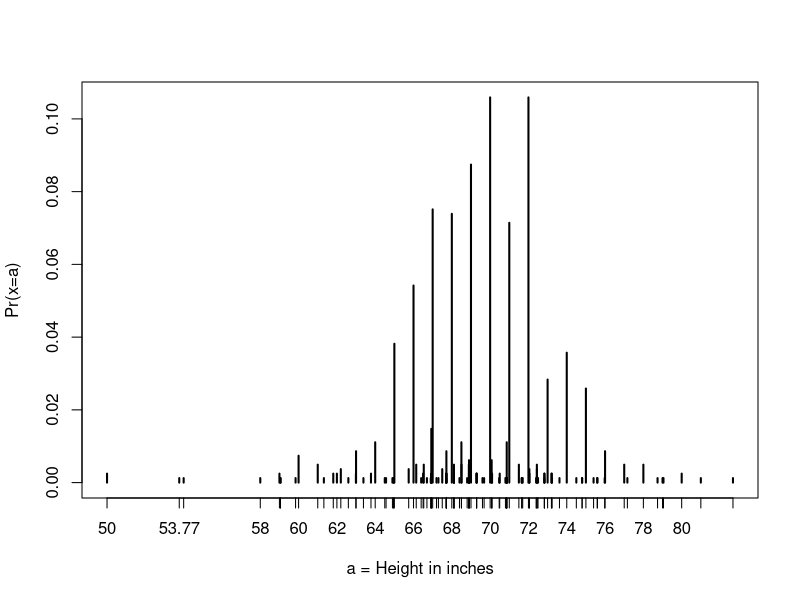
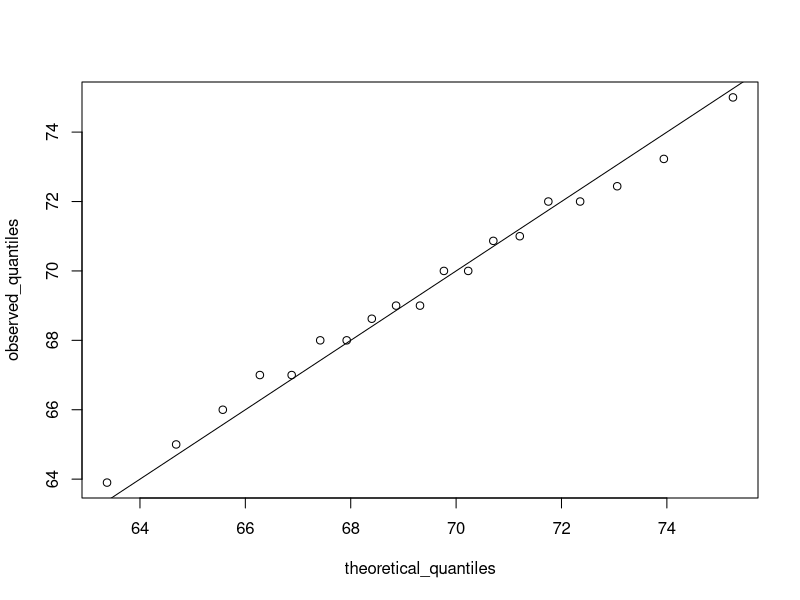
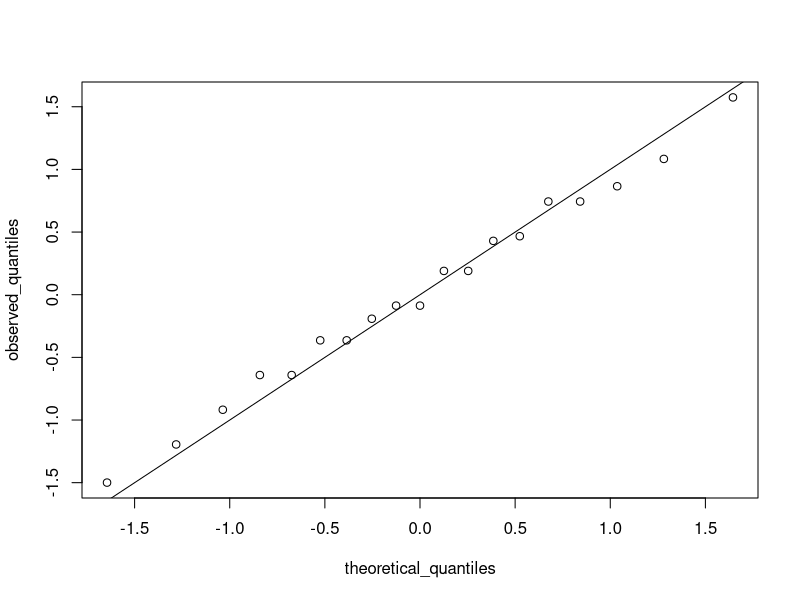

Write the R code that produced these figures, in order.
x<-c(3,3,3,3,4,4,2)
table(x) #frequency of unique entries

library(dslabs)
data(heights)

prop.table(table(heights$sex))

#cumulative distribution function CDF
#a<- seq((min(my_data)),max(my_data), length=100) #define range of values spanning the dataset
#cdf_function <- function (x){
#  mean(my_data <= x)
#}
#cdf_values <- sapply(a, cdf_function)
#plot(a, cdf_values)

#~~~~NORMAL DISTRIBUTION~~~~~
#define x as vector of male heights
library(tidyverse)
library(dslabs)
data(heights)
index <- heights$sex == "Male"
x <- heights$height[index]

#calculate the mean and std dev manually
average <- sum(x)/length(x)
SD <- sqrt(sum((x-average)^2)/length(x))

#built in mean and sd functions
average <- mean(x)
SD <- sd(x)
c(average = average, SD = SD)

#calculate standard units
z <- scale(x)

#calculate propration of values within 2 SD of mean
#taking the mean of a T/F array yield proportion of TRUE values
mean(abs(z)<2)

#~~~~~THE NORMAL CDF AND PNORM~~~~
x<-heights %>% filter(sex=="Male") %>% pull(height)
pnorm(70.5, mean(x), sd(x))
#plot distribution of exact heights in data
plot(prop.table(table(x)), xlab = "a = Height in inches", ylab = "Pr(x=a)")

#probabilities in actual data over length 1 ranges containing and integer
mean(x <= 68.5) - mean(x<=67.5)
#probabilities in normal approximation match well
pnorm(68.5, mean(x), sd(x)) - pnorm(67.5, mean(x), sd(x))
#probabilities in actual data over other ranges don't match normal approx as well
mean(x<=70.9)-mean(x<=70.1)
pnorm(70.9,mean(x),sd(x))-pnorm(70.1, mean(x), sd(x))

#~~~~QUANTILES~~~~
summary(heights$height) #to find the quartiles
p <- seq(0.01, 0.99, 0.01)
percentiles <- quantile(heights$height,p)
percentiles[names(percentiles)=="25%"]
percentiles[names(percentiles)=="75%"]
#qnorm is the inverse of pnorm()
theoretical_quantiles <-qnorm(p,69,3)
#Quantile-Quantile Plots
index <- heights$sex=="Male"
x<-heights$height[index]
z<-scale(x)
p<-seq(0.05,0.95,0.05)
observed_quantiles<-quantile(x,p)
theoretical_quantiles<-qnorm(p, mean(x), sd(x))
plot(theoretical_quantiles,observed_quantiles)
abline(0,1)
#data points fall on the line therofore normal distrib is good assumption 

#make QQ-plot wiht scaled values
observed_quantiles <- quantile(z,p)
theoretical_quantiles <- qnorm(p)
plot(theoretical_quantiles,observed_quantiles)
abline(0,1)
